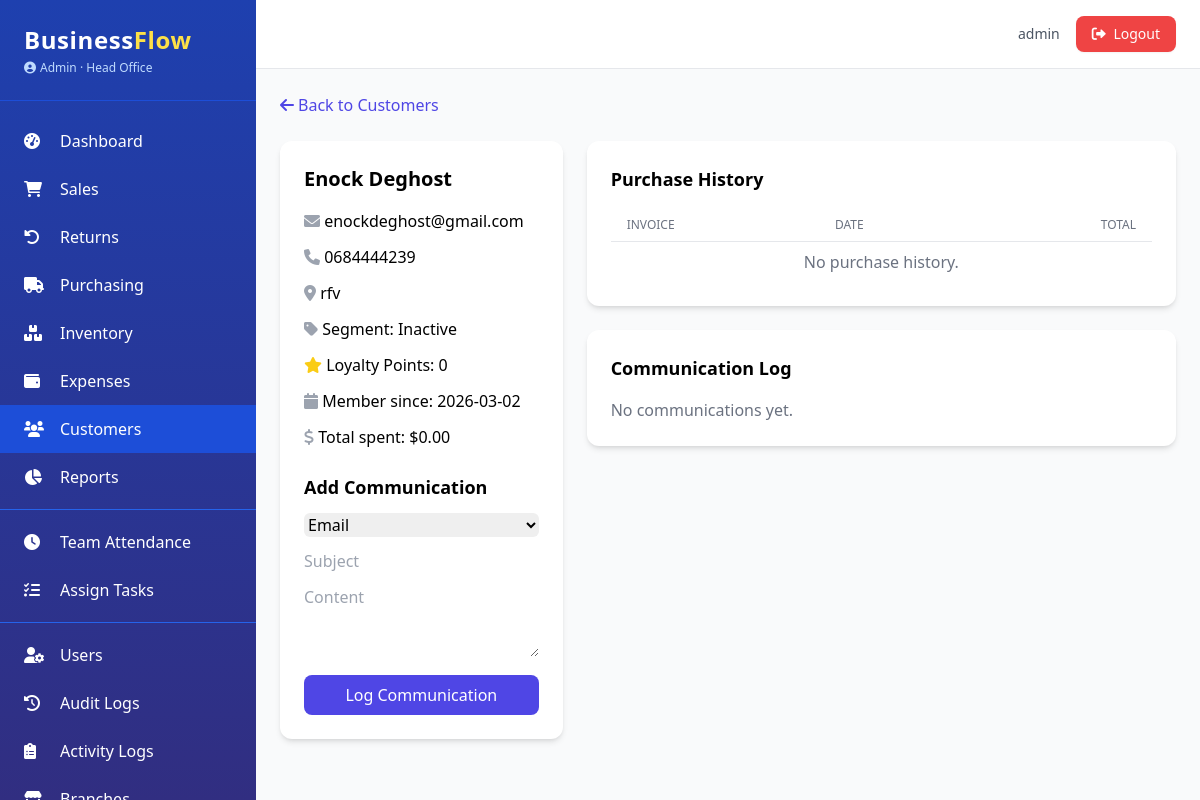
The app's page /crm/customers/1 (signed in) with its own data.
### app.py (models this page shows, shortened)
class AuditMixin:
    @declared_attr
    def created_at(cls):
        return db.Column(db.DateTime, default=datetime.utcnow)

class SoftDeleteMixin:
    @classmethod
    def query_active(cls):
        return cls.query.filter(cls.deleted_at.is_(None))

class User(UserMixin, db.Model, AuditMixin, SoftDeleteMixin):
    __tablename__ = 'users'
    id = db.Column(db.Integer, primary_key=True)
    username = db.Column(db.String(80), unique=True, nullable=False)
    email = db.Column(db.String(120), unique=True, nullable=False)
    password_hash = db.Column(db.String(200), nullable=False)
    role = db.Column(db.String(20), nullable=False, default='Staff')
    branch_id = db.Column(db.Integer, db.ForeignKey('branches.id'), nullable=True)
    active = db.Column(db.Boolean, default=True)
    locale = db.Column(db.String(5), default='en')
    phone = db.Column(db.String(20))
    avatar = db.Column(db.String(200))
    last_login = db.Column(db.DateTime)
    branch = db.relationship('Branch', backref='users')
    permissions = db.Column(db.JSON, default=list)
    salary = db.Column(db.Float, nullable=True)
    pay_cycle = db.Column(db.String(20), default='monthly')
    bank_account = db.Column(db.String(50))
    tax_id = db.Column(db.String(50))
    @property
    def is_admin(self):
        return self.role == 'Admin'
    def has_permission(self, perm):
        if self.is_admin:
            return True
        return perm in (self.permissions or [])

class Branch(db.Model):
    __tablename__ = 'branches'
    id = db.Column(db.Integer, primary_key=True)
    name = db.Column(db.String(100), nullable=False)
    location = db.Column(db.String(200))
    phone = db.Column(db.String(20))
    email = db.Column(db.String(120))
    is_active = db.Column(db.Boolean, default=True)
    currency = db.Column(db.String(3), default='USD')
    created_at = db.Column(db.DateTime, default=datetime.utcnow)

class Customer(db.Model, AuditMixin, SoftDeleteMixin):
    __tablename__ = 'customers'
    id = db.Column(db.Integer, primary_key=True)
    name = db.Column(db.String(100), nullable=False)
    email = db.Column(db.String(120))
    phone = db.Column(db.String(20))
    address = db.Column(db.Text)
    loyalty_points = db.Column(db.Integer, default=0)
    segment = db.Column(db.String(50), default='Regular')
    birth_date = db.Column(db.Date)
    tax_id = db.Column(db.String(50))
    branch_id = db.Column(db.Integer, db.ForeignKey('branches.id'), nullable=True)
    branch = db.relationship('Branch')
    communications = db.relationship('CommunicationLog', backref='customer', lazy='dynamic')

### app.py (the view)
@crm_bp.route('/customers/<int:customer_id>')
@login_required
@permission_required('view_customers')
def customer_detail_view(customer_id):  # renamed to avoid conflict
    customer = Customer.query_active().filter_by(id=customer_id).first_or_404()
    sales = Sale.query.filter_by(customer_id=customer_id).order_by(Sale.created_at.desc()).all()
    communications = customer.communications.order_by(CommunicationLog.date.desc()).all()
    total_spent = db.session.query(func.sum(Sale.total_amount)).filter_by(customer_id=customer_id).scalar() or 0
    return render_template('crm/detail.html', customer=customer, sales=sales, comms=communications, total_spent=total_spent)

### app.py (called while the page is built)
@login_manager.user_loader
def load_user(user_id):
    return User.query_active().filter_by(id=int(user_id)).first()

def permission_required(permission):
    def decorator(f):
        @wraps(f)
        def decorated_function(*args, **kwargs):
            if not current_user.is_authenticated:
                abort(403)
            if not current_user.has_permission(permission):
                abort(403)
            return f(*args, **kwargs)
        return decorated_function
    return decorator

@app.context_processor
def inject_now():
    return {'now': datetime.utcnow(), 'current_year': datetime.utcnow().year}

@app.template_filter('currency')
def currency_format(value):
    if value is None:
        return "$0.00"
    return f"${value:,.2f}"

### templates/crm/detail.html (shortened to what this page needs)
{% extends "base.html" %}
{% block content %}
<div class="mb-6">
    <a href="{{ url_for('crm.customer_list') }}" class="text-indigo-600 hover:text-indigo-900">
        <i class="fas fa-arrow-left mr-1"></i>Back to Customers
    </a>
</div>
<div class="grid grid-cols-1 lg:grid-cols-3 gap-6">
    <div class="lg:col-span-1">
        <div class="bg-white rounded-xl shadow-md p-6">
            <h2 class="text-xl font-bold mb-4">{{ customer.name }}</h2>
            <div class="space-y-3">
                <p><i class="fas fa-envelope text-gray-400 w-5 inline"></i> {{ customer.email or 'N/A' }}</p>
                <p><i class="fas fa-phone text-gray-400 w-5 inline"></i> {{ customer.phone or 'N/A' }}</p>
                <p><i class="fas fa-map-marker-alt text-gray-400 w-5 inline"></i> {{ customer.address or 'N/A' }}</p>
                <p><i class="fas fa-tag text-gray-400 w-5 inline"></i> Segment: {{ customer.segment }}</p>
                <p><i class="fas fa-star text-yellow-400 w-5 inline"></i> Loyalty Points: {{ customer.loyalty_points }}</p>
                <p><i class="fas fa-calendar text-gray-400 w-5 inline"></i> Member since: {{ customer.created_at.strftime('%Y-%m-%d') }}</p>
                <p><i class="fas fa-dollar-sign text-gray-400 w-5 inline"></i> Total spent: {{ total_spent|currency }}</p>
            </div>
            {% if current_user.has_permission('edit_customers') %}
            <h3 class="text-lg font-semibold mt-6 mb-3">Add Communication</h3>
            <form method="POST" action="{{ url_for('crm.add_communication', customer_id=customer.id) }}">
                <div class="mb-3">
                    <select name="type" class="w-full border-gray-300 rounded-md">
                        <option value="email">Email</option>
                    </select>
                </div>
                <div class="mb-3">
                    <input type="text" name="subject" placeholder="Subject" class="w-full border-gray-300 rounded-md">
                </div>
                <div class="mb-3">
                    <textarea name="content" rows="3" placeholder="Content" class="w-full border-gray-300 rounded-md"></textarea>
                </div>
                <button type="submit" class="bg-indigo-600 text-white px-4 py-2 rounded-lg w-full">Log Communication</button>
            </form>
            {% endif %}
        </div>
    </div>
    <div class="lg:col-span-2 space-y-6">
        <div class="bg-white rounded-xl shadow-md p-6">
            <h3 class="text-lg font-bold mb-4">Purchase History</h3>
            <div class="overflow-x-auto">
                <table class="min-w-full divide-y divide-gray-200">
                    <thead>
                        <tr>
                            <th class="px-4 py-2 text-left text-xs font-medium text-gray-500 uppercase">Invoice</th>
                            <th class="px-4 py-2 text-left text-xs font-medium text-gray-500 uppercase">Date</th>
                            <th class="px-4 py-2 text-right text-xs font-medium text-gray-500 uppercase">Total</th>
                        </tr>
                    </thead>
                    <tbody class="bg-white divide-y divide-gray-200">
                        {% for sale in sales %}
                        <tr class="hover:bg-gray-50">
                            <td class="px-4 py-2 whitespace-nowrap">{{ sale.invoice_no }}</td>
                            <td class="px-4 py-2 whitespace-nowrap">{{ sale.created_at.strftime('%Y-%m-%d') }}</td>
                            <td class="px-4 py-2 whitespace-nowrap text-right">{{ sale.total_amount|currency }}</td>
                        </tr>
                        {% else %}
                        <tr>
                            <td colspan="3" class="px-4 py-2 text-center text-gray-500">No purchase history.</td>
                        </tr>
                        {% endfor %}
                    </tbody>
                </table>
            </div>
        </div>
        <div class="bg-white rounded-xl shadow-md p-6">
            <h3 class="text-lg font-bold mb-4">Communication Log</h3>
            <div class="space-y-4">
                {% for comm in comms %}
                <div class="border-l-4 border-indigo-500 pl-4 py-2">
                    <div class="flex justify-between">
                        <span class="font-semibold">{{ comm.type|upper }}</span>
                        <span class="text-sm text-gray-500">{{ comm.date.strftime('%Y-%m-%d %H:%M') }}</span>
                    </div>
                    <p class="font-medium">{{ comm.subject }}</p>
                    <p class="text-gray-600">{{ comm.content }}</p>
                    <p class="text-xs text-gray-400">by {{ comm.user.username }}</p>
                </div>
                {% else %}
                <p class="text-gray-500">No communications yet.</p>
                {% endfor %}
            </div>
        </div>
    </div>
</div>
{% endblock %}

### templates/base.html (shortened to what this page needs)
<!DOCTYPE html>
<html lang="en">
<head>
    <script src="https://cdn.tailwindcss.com"></script>
    <link rel="stylesheet" href="https://cdnjs.cloudflare.com/ajax/libs/font-awesome/6.0.0-beta3/css/all.min.css">
</head>
<body class="bg-gray-50 font-sans antialiased">
    <div class="flex h-screen">
        <aside class="w-64 bg-gradient-to-b from-blue-800 to-indigo-900 text-white flex-shrink-0 hidden md:block overflow-y-auto shadow-xl">
            <div class="p-6 border-b border-blue-700">
                <h1 class="text-2xl font-bold tracking-wide">Business<span class="text-yellow-300">Flow</span></h1>
                <p class="text-xs text-blue-200 mt-1 flex items-center">
                    <i class="fas fa-user-circle mr-1"></i> {{ current_user.role }}
                    {% if current_user.branch %}
                        · {{ current_user.branch.name }}
                    {% endif %}
                </p>
            </div>
            <nav class="mt-4 pb-6">
                {% if current_user.has_permission('access_dashboard') or current_user.is_admin %}
                <a href="{{ url_for('dashboard.index') }}" class="flex items-center py-3 px-6 hover:bg-blue-700 transition {% if request.endpoint and request.endpoint == 'dashboard.index' %}bg-blue-700{% endif %}">
                    <i class="fas fa-tachometer-alt w-6"></i><span class="ml-3">Dashboard</span>
                </a>
                {% endif %}
                {% if current_user.has_permission('view_sales') %}
                <a href="{{ url_for('sales.list') }}" class="flex items-center py-3 px-6 hover:bg-blue-700 transition {% if request.endpoint and request.endpoint.startswith('sales.') %}bg-blue-700{% endif %}">
                    <i class="fas fa-shopping-cart w-6"></i><span class="ml-3">Sales</span>
                </a>
                {% endif %}
                {% if current_user.has_permission('view_sales') %}
                <a href="{{ url_for('returns.list') }}" class="flex items-center py-3 px-6 hover:bg-blue-700 transition {% if request.endpoint and request.endpoint.startswith('returns.') %}bg-blue-700{% endif %}">
                    <i class="fas fa-undo-alt w-6"></i><span class="ml-3">Returns</span>
                </a>
                {% endif %}
                {% if current_user.has_permission('view_purchases') %}
                <a href="{{ url_for('purchasing.purchase_order_list') }}" class="flex items-center py-3 px-6 hover:bg-blue-700 transition {% if request.endpoint and request.endpoint.startswith('purchasing.') %}bg-blue-700{% endif %}">
                    <i class="fas fa-truck w-6"></i><span class="ml-3">Purchasing</span>
                </a>
                {% endif %}
                {% if current_user.has_permission('view_inventory') %}
                <a href="{{ url_for('inventory.product_list') }}" class="flex items-center py-3 px-6 hover:bg-blue-700 transition {% if request.endpoint and request.endpoint.startswith('inventory.') %}bg-blue-700{% endif %}">
                    <i class="fas fa-boxes w-6"></i><span class="ml-3">Inventory</span>
                </a>
                {% endif %}
                {% if current_user.has_permission('view_expenses') %}
                <a href="{{ url_for('expenses.list') }}" class="flex items-center py-3 px-6 hover:bg-blue-700 transition {% if request.endpoint and request.endpoint.startswith('expenses.') %}bg-blue-700{% endif %}">
                    <i class="fas fa-wallet w-6"></i><span class="ml-3">Expenses</span>
                </a>
                {% endif %}
                {% if current_user.has_permission('view_customers') %}
                <a href="{{ url_for('crm.customer_list') }}" class="flex items-center py-3 px-6 hover:bg-blue-700 transition {% if request.endpoint and request.endpoint.startswith('crm.') %}bg-blue-700{% endif %}">
                    <i class="fas fa-users w-6"></i><span class="ml-3">Customers</span>
                </a>
                {% endif %}
                {% if current_user.has_permission('view_reports') %}
                <a href="{{ url_for('reports.index') }}" class="flex items-center py-3 px-6 hover:bg-blue-700 transition {% if request.endpoint and request.endpoint.startswith('reports.') %}bg-blue-700{% endif %}">
                    <i class="fas fa-chart-pie w-6"></i><span class="ml-3">Reports</span>
                </a>
                {% endif %}
                {% if current_user.has_permission('manage_team') %}
                <div class="border-t border-blue-600 my-2"></div>
                <a href="#" class="flex items-center py-3 px-6 hover:bg-blue-700 transition">
                    <i class="fas fa-clock w-6"></i><span class="ml-3">Team Attendance</span>
                </a>
                <a href="#" class="flex items-center py-3 px-6 hover:bg-blue-700 transition">
                    <i class="fas fa-tasks w-6"></i><span class="ml-3">Assign Tasks</span>
                </a>
                {% endif %}
                {% if current_user.has_permission('manage_users') %}
                <div class="border-t border-blue-600 my-2"></div>
                <a href="{{ url_for('admin.users') }}" class="flex items-center py-3 px-6 hover:bg-blue-700 transition {% if request.endpoint and request.endpoint == 'admin.users' %}bg-blue-700{% endif %}">
                    <i class="fas fa-user-cog w-6"></i><span class="ml-3">Users</span>
                </a>
                <a href="{{ url_for('admin.audit_logs') }}" class="flex items-center py-3 px-6 hover:bg-blue-700 transition {% if request.endpoint and request.endpoint == 'admin.audit_logs' %}bg-blue-700{% endif %}">
                    <i class="fas fa-history w-6"></i><span class="ml-3">Audit Logs</span>
                </a>
                <a href="{{ url_for('admin.activity_logs') }}" class="flex items-center py-3 px-6 hover:bg-blue-700 transition {% if request.endpoint and request.endpoint == 'admin.activity_logs' %}bg-blue-700{% endif %}">
                    <i class="fas fa-clipboard-list w-6"></i><span class="ml-3">Activity Logs</span>
                </a>
                <a href="#" class="flex items-center py-3 px-6 hover:bg-blue-700 transition">
                    <i class="fas fa-store w-6"></i><span class="ml-3">Branches</span>
                </a>
                {% endif %}
            </nav>
        </aside>
        <div class="flex-1 flex flex-col overflow-hidden">
            <header class="bg-white shadow-sm border-b border-gray-200">
                <div class="flex justify-between items-center py-4 px-6">
                    <div class="flex items-center space-x-4 ml-auto">
                        <span class="text-sm text-gray-600">{{ current_user.username }}</span>
                        <a href="{{ url_for('auth.logout') }}" class="bg-red-500 hover:bg-red-600 text-white px-4 py-2 rounded-lg text-sm transition shadow-sm">
                            <i class="fas fa-sign-out-alt mr-1"></i> Logout
                        </a>
                    </div>
                </div>
            </header>
            <main class="flex-1 overflow-y-auto p-6 bg-gray-50">
                {% block content %}{% endblock %}
            </main>
        </div>
    </div>
</body>
</html>

### records on screen
User: role "Admin", username "admin"
Branch: branch.name "Head Office"
Customer: name "Enock Deghost", email "enockdeghost@gmail.com", phone "0684444239", address "rfv", segment "Inactive", loyalty_points "0", created_at "2026-03-02"

### other values on screen
{{ total_spent|currency }} "$0.00"
